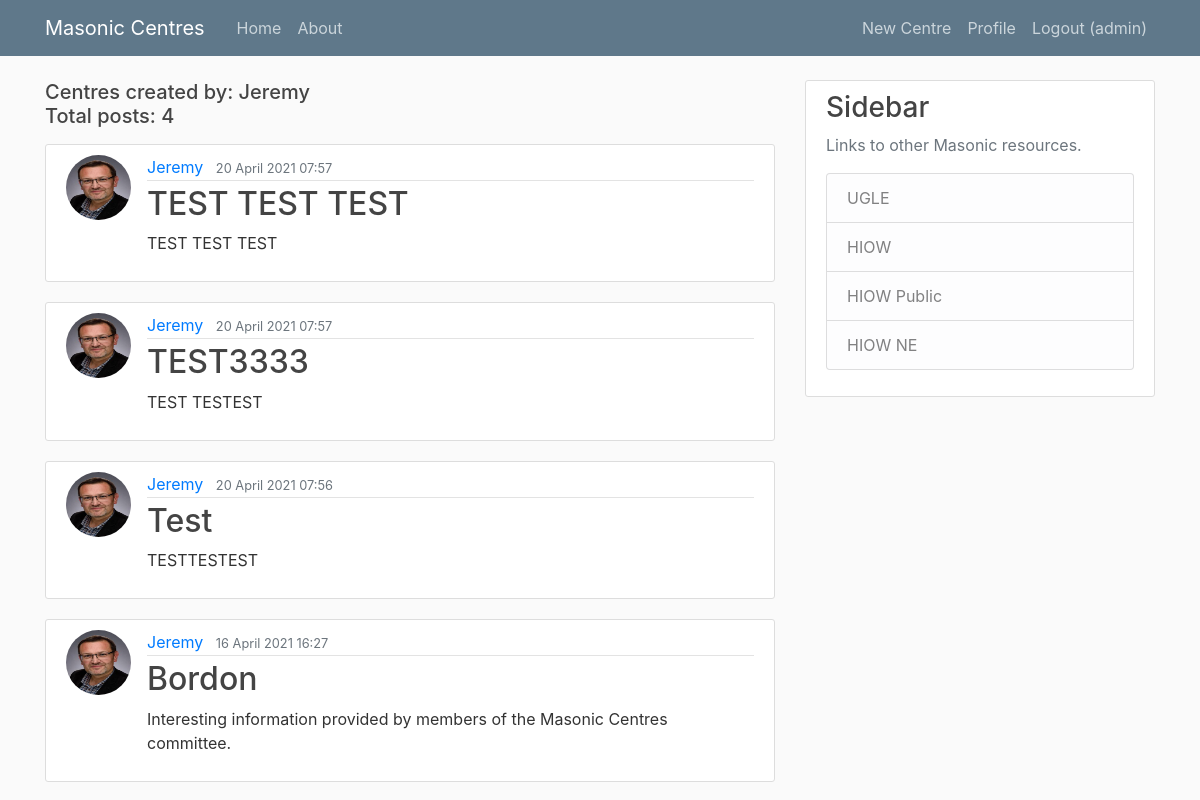
The page /user/Jeremy/ (signed in) on the database its author committed.
### blog/models.py (models this page shows, shortened)
class Post(models.Model):
    title = models.CharField(max_length=100)
    content = models.TextField()
    date_posted = models.DateTimeField(default=timezone.now)
    update_posted = models.DateTimeField(auto_now=True)
    author = models.ForeignKey(User, on_delete=models.CASCADE)

### users/models.py (models this page shows, shortened)
class Profile(models.Model):
    user = models.OneToOneField(User, on_delete=models.CASCADE)
    image = models.ImageField(default='default.jpg', upload_to='profile_pics')

### blog/views.py (the view)
# urls.py: path('user/<str:username>/', UserPostListView.as_view(), name='user-posts'),
class UserPostListView(ListView):
    model = Post
    template_name = 'blog/user_post.html'
    context_object_name = 'posts'
    paginate_by = 5
    def get_queryset(self):
        user = get_object_or_404(User, username=self.kwargs.get('username'))
        return Post.objects.filter(author=user).order_by('-date_posted')

### blog/templates/blog/user_post.html (shortened to what this page needs)
{% extends "blog/base.html" %}
{% block content %}
    <h5 class="mb-3">Centres created by: {{ view.kwargs.username }}<br>Total posts: {{ page_obj.paginator.count }}</h5>
    {% for post in posts %}
        <article class="media content-section">
            <img class="rounded-circle article-img" src="{{ post.author.profile.image.url }}" alt="Profile picture">
            <div class="media-body">
                <div class="article-metadata">
                    <a class="mr-2" href="{% url 'user-posts' post.author.username %}">{{ post.author }}</a>
                    <small class="text-muted">{{ post.date_posted|date:"d F Y H:i" }}</small>
                </div>
                <h2><a class="article-title" href="{% url 'post-detail' post.id %}">{{ post.title }}</a></h2>
                <p class="article-content">{{ post.content }}</p>
            </div>
        </article>
    {% endfor %}
{% endblock content %}

### blog/templates/blog/base.html (shortened to what this page needs)
{% load static %}
<!DOCTYPE html>
<html>
    <head>
        <link rel="stylesheet" href="https://maxcdn.bootstrapcdn.com/bootstrap/4.0.0/css/bootstrap.min.css">
        <link rel="stylesheet" type="text/css" href="{% static 'blog/main.css' %}">
    </head>
    <body>
        <header class="site-header">
            <nav class="navbar navbar-expand-md navbar-dark bg-steel fixed-top">
                <div class="container">
                    <a class="navbar-brand mr-4" href="{% url 'blog-home' %}">Masonic Centres</a>
                    <div class="collapse navbar-collapse" id="navbarToggle">
                        <div class="navbar-nav mr-auto">
                            <a class="nav-item nav-link" href="{% url 'blog-home' %}">Home</a>
                            <a class="nav-item nav-link" href="{% url 'blog-about' %}">About</a>
                        </div>
                        <div class="navbar-nav">
                            {% if user.is_authenticated %}
                                <a class="nav-item nav-link" href="{% url 'post-create' %}">New Centre</a>
                                <a class="nav-item nav-link" href="{% url 'profile' %}">Profile</a>
                                <a class="nav-item nav-link" href="{% url 'logout' %}">Logout ({{ user.username }})</a>
                            {% else %}
                                <a class="nav-item nav-link" href="{% url 'login' %}">Login</a>
                                <a class="nav-item nav-link" href="{% url 'register' %}">Register</a>
                            {% endif %}
                        </div>
                    </div>
                </div>
            </nav>
        </header>
        <main role="main" class="container">
            <div class="row">
                <div class="col-md-8">
                    {% block content %}{% endblock %}
                </div>
                <div class="col-md-4">
                    <div class="content-section">
                        <h3>Sidebar</h3>
                        <p class='text-muted'>Links to other Masonic resources.
                            <ul class="list-group">
                                <li class="list-group-item list-group-item-light">UGLE</li>
                                <li class="list-group-item list-group-item-light">HIOW</li>
                                <li class="list-group-item list-group-item-light">HIOW Public</li>
                                <li class="list-group-item list-group-item-light">HIOW NE</li>
                            </ul>
                        </p>
                    </div>
                </div>
            </div>
        </main>
    </body>
</html>

### blog/static/blog/main.css (style rules this page uses)
body { background: #fafafa; color: #333333; margin-top: 5rem; }
h1, h2, h3, h4, h5, h6 { color: #444444; }
ul { margin: 0; }
.bg-steel { background-color: #5f788a; }
.site-header .navbar-nav .nav-link { color: #cbd5db; }
.content-section { background: #ffffff; padding: 10px 20px; border: 1px solid #dddddd; border-radius: 3px; margin-bottom: 20px; }
.article-title { color: #444444; }
.article-content { white-space: pre-line; }
.article-img { height: 65px; width: 65px; margin-right: 16px; }
.article-metadata { padding-bottom: 1px; margin-bottom: 4px; border-bottom: 1px solid #e3e3e3 }

### rows shown on the page
Post: author.profile.image (picture), author "Jeremy", date_posted "20 April 2021 07:57", title "TEST TEST TEST", content "TEST TEST TEST"
Post: author.profile.image (picture), author "Jeremy", date_posted "20 April 2021 07:57", title "TEST3333", content "TEST TESTEST"
Post: author.profile.image (picture), author "Jeremy", date_posted "20 April 2021 07:56", title "Test", content "TESTTESTEST"
Post: author.profile.image (picture), author "Jeremy", date_posted "16 April 2021 16:27", title "Bordon", content "Interesting information provided by members of the Masonic Centres committee."

### other values the page prints
{{ user.username }} "admin"
{{ view.kwargs.username }} "Jeremy"
{{ page_obj.paginator.count }} "4"
